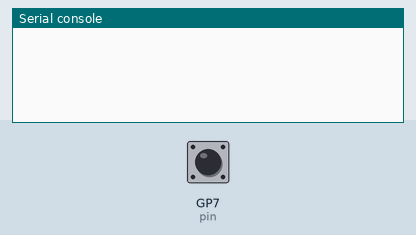
Recording of a program running on a simulated Raspberry Pi Pico running CircuitPython. Shown: the last lines printed to the serial console. The test bench sets the inputs (shaded band); at power-on: GP7 (pin) HIGH. The clock reads 2024-03-15 10:24:30 at power-on unless the program sets it.

Above: at 1.7 s.
1.8 s: GP7 (pin) pulled LOW for 0.15 s
At 3.1 s:
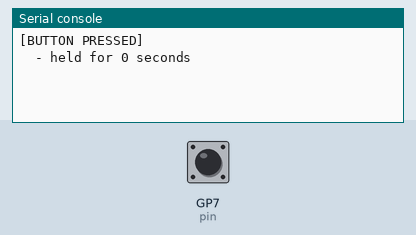
3.4 s: GP7 (pin) pulled LOW for 1 s
At 4.0 s:
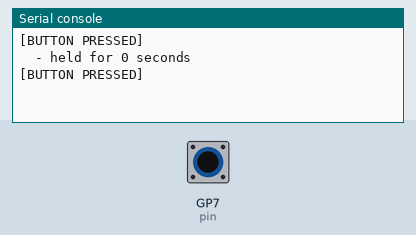
5.9 s: GP7 (pin) pulled LOW for 3.2 s
At 7.2 s:
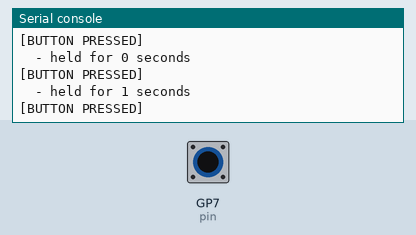

The program:

button.py
```python
from digitalio import DigitalInOut, Direction, Pull
import board
import time


pin = DigitalInOut(board.GP7)
pin.direction = Direction.INPUT
pin.pull = Pull.UP

press_start_time = None

time.sleep(0.5)

while True:
	if not pin.value:
		if press_start_time is None:
			print("[BUTTON PRESSED]")
			press_start_time = time.time()
	else:
		if press_start_time:
			print(f"  - held for {time.time() - press_start_time} seconds")

		press_start_time = None

	time.sleep(0.05)
```

Measured:
- after the input at 1.8 s, the serial console: prints a new line at once (image 1)
